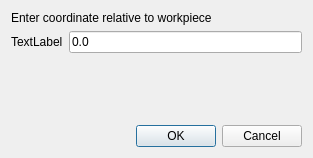
<?xml version="1.0" encoding="UTF-8"?>
<ui version="4.0">
 <class>Dialog</class>
 <widget class="QDialog" name="Dialog">
  <property name="geometry">
   <rect>
    <x>0</x>
    <y>0</y>
    <width>313</width>
    <height>158</height>
   </rect>
  </property>
  <property name="windowTitle">
   <string>Tool TouchOff</string>
  </property>
  <layout class="QGridLayout" name="gridLayout">
   <item row="3" column="1">
    <widget class="QDialogButtonBox" name="buttonBox">
     <property name="orientation">
      <enum>Qt::Horizontal</enum>
     </property>
     <property name="standardButtons">
      <set>QDialogButtonBox::Cancel|QDialogButtonBox::Ok</set>
     </property>
    </widget>
   </item>
   <item row="1" column="1">
    <widget class="QLineEdit" name="offset_le">
     <property name="text">
      <string>0.0</string>
     </property>
    </widget>
   </item>
   <item row="0" column="0" colspan="2">
    <widget class="QLabel" name="label">
     <property name="text">
      <string>Enter coordinate relative to workpiece</string>
     </property>
    </widget>
   </item>
   <item row="1" column="0">
    <widget class="QLabel" name="axis_lb">
     <property name="text">
      <string>TextLabel</string>
     </property>
    </widget>
   </item>
   <item row="2" column="1">
    <spacer name="verticalSpacer">
     <property name="orientation">
      <enum>Qt::Vertical</enum>
     </property>
     <property name="sizeHint" stdset="0">
      <size>
       <width>20</width>
       <height>40</height>
      </size>
     </property>
    </spacer>
   </item>
  </layout>
 </widget>
 <resources/>
 <connections>
  <connection>
   <sender>buttonBox</sender>
   <signal>accepted()</signal>
   <receiver>Dialog</receiver>
   <slot>accept()</slot>
   <hints>
    <hint type="sourcelabel">
     <x>248</x>
     <y>254</y>
    </hint>
    <hint type="destinationlabel">
     <x>157</x>
     <y>274</y>
    </hint>
   </hints>
  </connection>
  <connection>
   <sender>buttonBox</sender>
   <signal>rejected()</signal>
   <receiver>Dialog</receiver>
   <slot>reject()</slot>
   <hints>
    <hint type="sourcelabel">
     <x>316</x>
     <y>260</y>
    </hint>
    <hint type="destinationlabel">
     <x>286</x>
     <y>274</y>
    </hint>
   </hints>
  </connection>
 </connections>
</ui>
